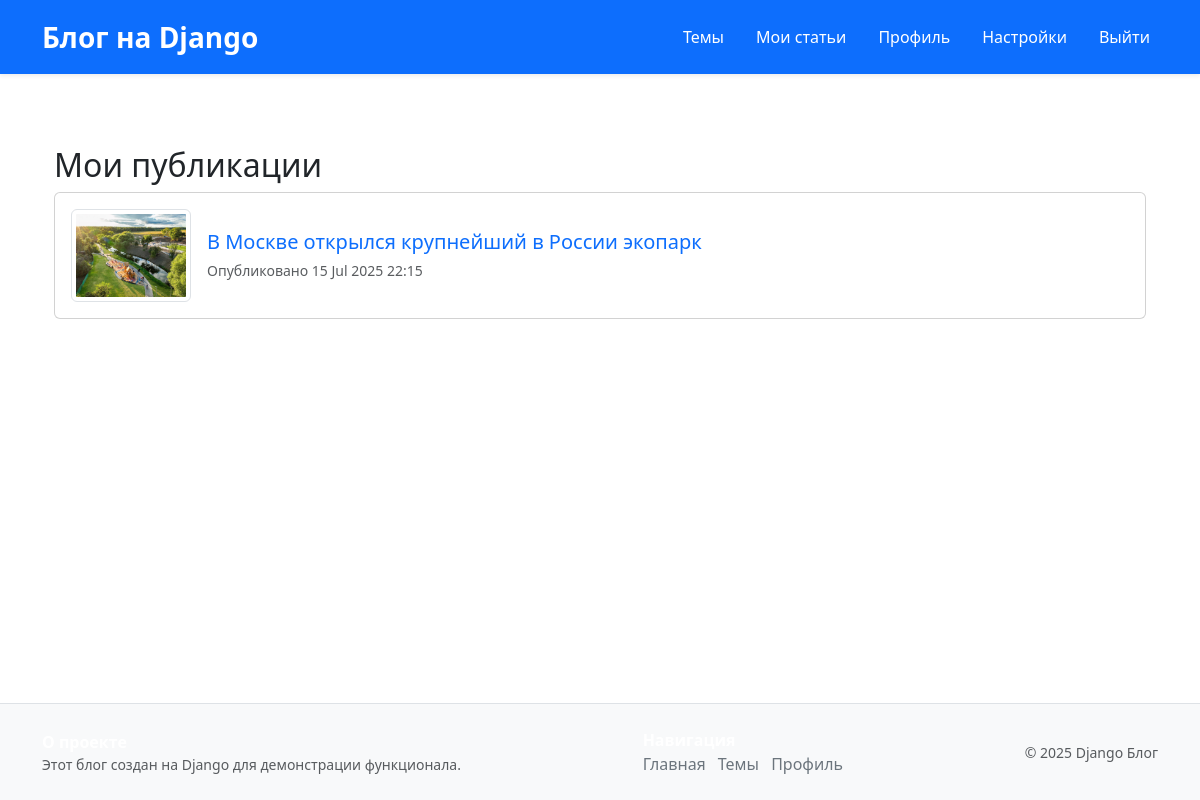
/my-posts/ (signed in), run on the app's committed database.
### main/models.py (models this page shows, shortened)
class Post(models.Model):
    title = models.CharField(max_length=200)
    content = models.TextField()
    author = models.ForeignKey(User, on_delete=models.CASCADE)
    category = models.ForeignKey(Category, on_delete=models.SET_NULL, null=True)
    published_date = models.DateTimeField(auto_now_add=True)
    image = models.ImageField(upload_to='posts/', null=True, blank=True)
    is_published = models.BooleanField(default=True)

### main/views.py (the view)
# urls.py: path('my-posts/', views.my_posts, name='my_posts'),
@login_required
def my_posts(request):
    posts = Post.objects.filter(author=request.user).order_by('-published_date')
    return render(request, 'blog/my_posts.html', {'posts': posts})

### project/context_processors.py (called while the page is built)
def theme_context(request):
    if request.user.is_authenticated:
        settings_obj, _ = Settings.objects.get_or_create(user=request.user)
        return {'user_theme': settings_obj.theme}
    return {'user_theme': 'light'}

### main/templates/blog/my_posts.html
{% extends 'base.html' %}
{% block content %}
<div class="container mt-4">
  <h2>Мои публикации</h2>
  {% if posts %}
    {% for post in posts %}
      <div class="card mb-3">
        <div class="card-body d-flex align-items-center">
          {% if post.image %}
            <img src="{{ post.image.url }}" alt="{{ post.title }}" class="img-thumbnail me-3" style="max-width: 120px; max-height: 120px; object-fit: cover;">
          {% endif %}
          <div>
            <h5 class="card-title mb-1">
              <a href="{% url 'post_detail' post.pk %}" class="text-decoration-none">{{ post.title }}</a>
            </h5>
            <small class="text-muted">Опубликовано {{ post.published_date|date:"d M Y H:i" }}</small>
          </div>
        </div>
      </div>
    {% endfor %}
  {% else %}
    <p class="mt-3">У вас пока нет публикаций.</p>
  {% endif %}
</div>
{% endblock %}

### static/css/style.css (style rules this page uses)
body.theme-light { --bg-color: #ffffff; --text-color: #212529; --primary-color: #0d6efd; --primary-hover: #0a58ca; --secondary-color: #6c757d; --border-color: #dee2e6; --card-bg: #ffffff; --navbar-bg: #0d6efd; --footer-bg: #343a40; --footer-text: #ffffff; --muted-text: #6c757d; }
body { background-color: var(--bg-color); color: var(--text-color); transition: background-color 0.3s ease, color 0.3s ease; }
a { color: var(--primary-color); text-decoration: none; transition: color 0.2s ease; }
.card { background-color: var(--card-bg); border-color: var(--border-color); color: var(--text-color); }
.text-muted { color: var(--muted-text) !important; }

### data on the page
Post: image (picture), title "В Москве открылся крупнейший в России экопарк", published_date "15 Jul 2025 22:15"
